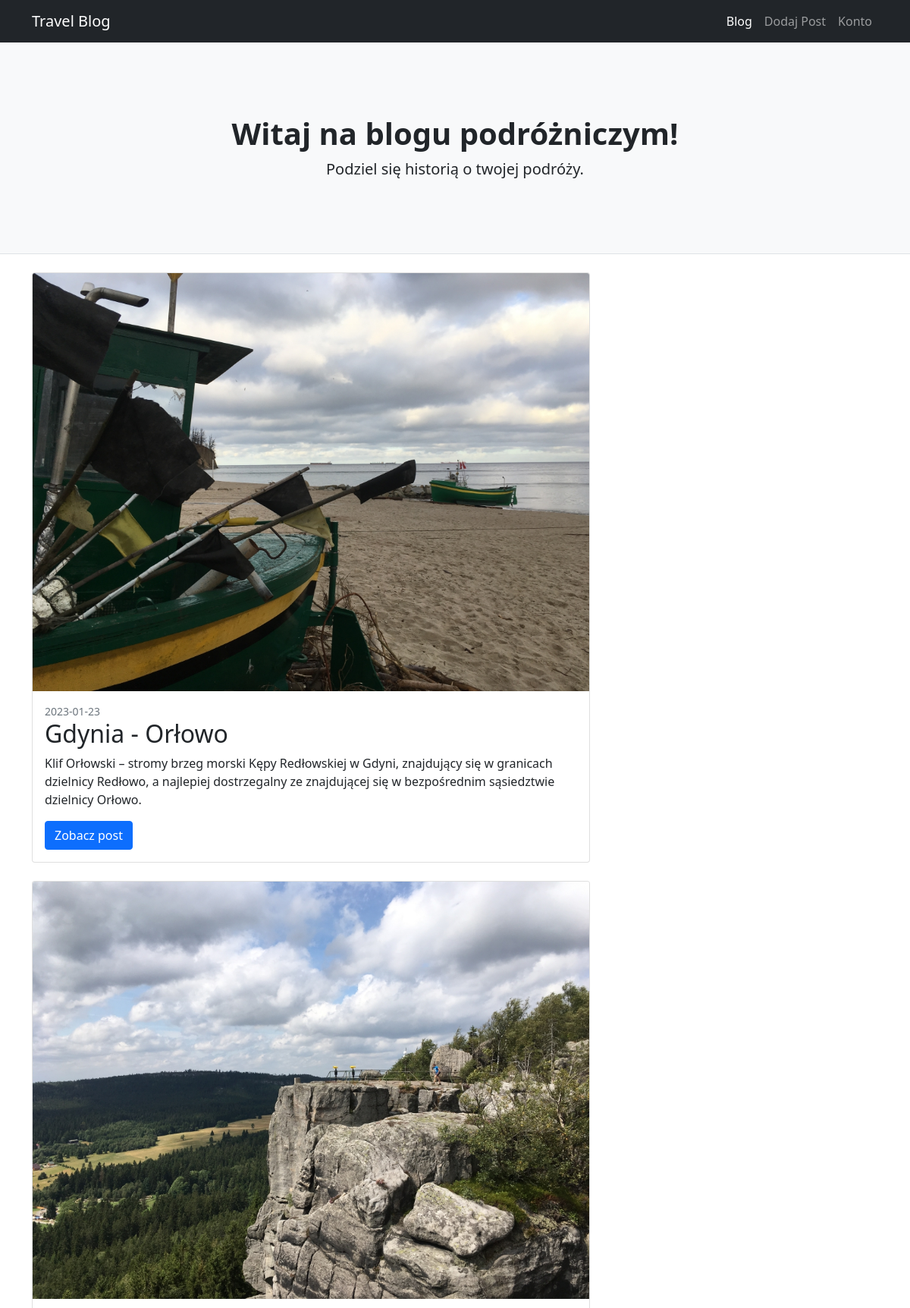
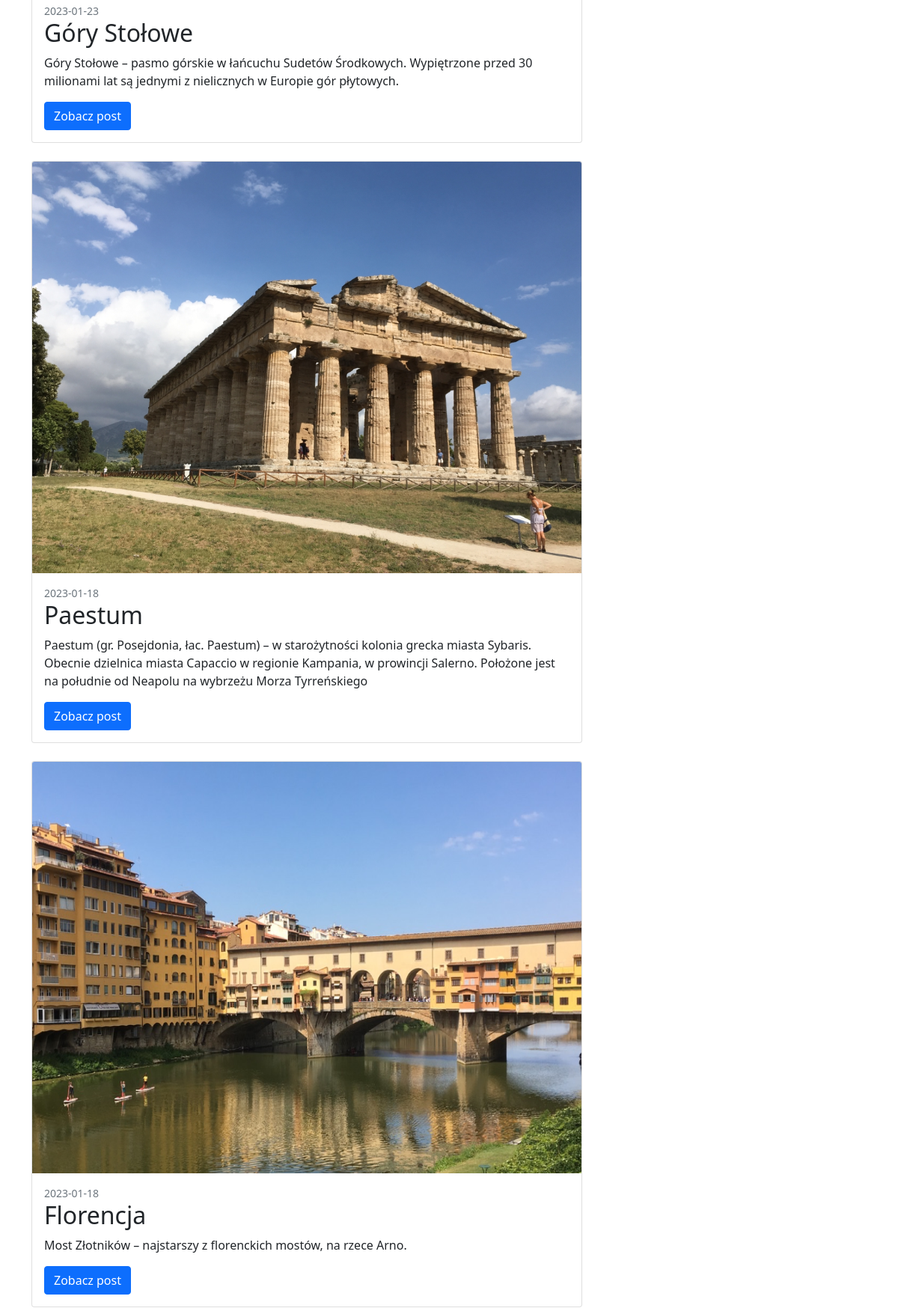
The app's page /travel-blog/blog.php (upper part) with its own data (2 pictures, top to bottom).
### tables this page shows
CREATE TABLE IF NOT EXISTS `posts` (
    `id` int(11) NOT NULL AUTO_INCREMENT,
    `title` varchar(50) NOT NULL,
    `userId` int(11) NOT NULL,
    `submissionDate` datetime NOT NULL,
    `description` varchar(250) NOT NULL,
    `content` varchar(1000) NOT NULL,
    `photoName` varchar(100) NOT NULL,
PRIMARY KEY (`id`)
);

### travel-blog/Controller/BlogController.php (called while the page is built)
<?php
class BlogController extends Controller {
    public function runView() {
        $db = new Baza("localhost", "root", "", "projekt");
        $this->model->loadPagesData($db);
        $count=$this->model->getPageCount();
        if ($page = filter_input(INPUT_GET, 'page', FILTER_SANITIZE_SPECIAL_CHARS)) {
            if (($page >= 1) && ($page <= $count)) {
                $this->model->setCurrentPage($page);
                $offset=($page-1)*5;
                $this->model->loadPostsData($db, $offset);
            } else {
                $this->model->setCurrentPage(1);
                $this->model->loadPostsData($db, 0);
            }
        } else {
            $this->model->setCurrentPage(1);
            $this->model->loadPostsData($db, 0);
        }
        $this->view->showView();
    }
}

### travel-blog/blog.php (called while the page is built, shortened)
<?php
    $model = new BlogModel();
    $view = new BlogView($model);
    $controller = new BlogController($model, $view);
    $controller->runView();

### travel-blog/Model/BlogModel.php (called while the page is built, shortened)
<?php
class BlogModel extends PageModel {
    protected $postData;
    public function getPostData() {
        return $this->postData;
    }
    function loadPostsData($db, $offset) {
        $sql = "SELECT * FROM `posts` ORDER BY submissionDate DESC LIMIT 5 OFFSET $offset;";
        $pola=["id","title","userId", "submissionDate", "description","photoName"];
        $this->postData=$db->selectData($sql, $pola);
    }
}

### travel-blog/Model/Baza.php (called while the page is built, shortened)
<?php
class Baza {
    private $mysqli;
    public function __construct($serwer, $user, $pass, $baza) {
        $this->mysqli = new mysqli($serwer, $user, $pass, $baza);
    }
    public function selectData($sql, $pola) {
        $data = [];
        $element = [];
        if ($result = $this->mysqli->query($sql)) {
            $ilepol = count($pola);
            while ($row = $result->fetch_object()) {
                for ($i = 0; $i < $ilepol; $i++) {
                    $p = $pola[$i];
                    if ($p == "dateOfBirth" || $p == "dateOfRegistration" ||
                        $p =="submissionDate") {
                        list($date, $time) = explode(" ", $row->$p);
                        $element[$p]=$date;
                    } else {
                        $element[$p]=$row->$p;
                    }
                }
                $data[] = $element;
            }
        }
        return $data;
    }
}

### travel-blog/View/BlogView.php (the view, shortened to what this page needs)
<?php
class BlogView extends MainView {
    public function showBlogHeader() {
        echo    '<header class="py-5 bg-light border-bottom mb-4">'.
                    '<div class="container">'.
                        '<div class="text-center my-5">'.
                            '<h1 class="fw-bolder">Witaj na blogu podróżniczym!</h1>'.
                            '<p class="lead mb-0">Podziel się historią o twojej podróży.</p>'.
                        '</div>'.
                    '</div>'.
                '</header>';
    }
    public function generatePost() {
        $postData=$this->model->getPostData();
        if (empty($postData)) {
            echo '<h2 class="text-center my-5">Brak postów</h2>';
        } else {
            foreach ($postData as $post) {
                echo    '<div class="card mb-4">'.
                            '<img class="card-img-top" src="./images/';
                            if (file_exists("./images/".$post['photoName'])) {
                                echo $post['photoName'].'" alt="'.$post['photoName'].'" /></a>';
                            } else {
                                echo 'placeholder.jpg" alt="placeholder.txt" />';
                            }
                echo        '<div class="card-body">'.
                                '<div class="small text-muted">';
                echo                $post['submissionDate'];
                echo            '</div>'.
                                '<h2 class="card-title">';
                echo                $post['title'];
                echo            '</h2>'.
                                '<p class="card-text">';
                echo                $post['description'];
                echo            '</p>'.
                                '<a class="btn btn-primary" href="blogDetail.php?post=';
                echo                $post['id'];
                echo            '">Zobacz post</a>'.
                            '</div>'.
                        '</div>';
            }
        }
    }
    public function showBlogView() {
        $this->showBlogHeader();
        echo    '<div class="container">'.
                    '<div class="row">'.
                        '<div class="col-lg-8">';
                            $this->generatePost();
        echo            '</div>'.
                        '<div class="col-lg-4">';
        echo            '</div>'.
                    '</div>'.
                '</div>';
    }
    public function showView() {
        $this->showHeader();
        $this->showNavBar();
        $this->showBlogView();
        $this->showFooter();
    }
}

### travel-blog/View/MainView.php (shortened to what this page needs)
<?php
class MainView {
    protected $model;
    public function __construct($model) {
        $this->model=$model;
    }
    public function showHeader() {
        echo '<html lang="pl">'.
                '<head>'.
                    '<meta charset="utf-8" />'.
                    '<meta name="viewport" content="width=device-width, initial-scale=1, shrink-to-fit=no" />'.
                    '<title>';
        echo        '</title>'.
                '<link rel="icon" type="image/x-icon" href="Assets/favicon.ico" />'.
                '<link href="css/styles.css" rel="stylesheet" />'.
                '<script src="Scripts/scripts.js"></script>'.
            '</head>'.
            '<body class="d-flex flex-column min-vh-100">';
    }
    public function showNavBar() {
        echo    '<nav class="navbar navbar-expand-lg navbar-dark bg-dark">'.
                '<div class="container">'.
                    '<a class="navbar-brand" href="blog.php">Travel Blog</a>'.
                    '<button class="navbar-toggler" type="button" data-bs-toggle="collapse" data-bs-target="#navbarSupportedContent" aria-controls="navbarSupportedContent" aria-expanded="false" aria-label="Toggle navigation"><span class="navbar-toggler-icon"></span></button>'.
                    '<div class="collapse navbar-collapse" id="navbarSupportedContent">'.
                        '<ul class="navbar-nav ms-auto mb-2 mb-lg-0">';
                                switch ($this->model->getNavName()) {
                                    case "Blog":
                                        $output=
                                            '<li class="nav-item"><a class="nav-link active" aria-current="page" href="blog.php">Blog</a></li>'.
                                            '<li class="nav-item"><a class="nav-link" href="dodajPost.php">Dodaj Post</a></li>'.
                                            '<li class="nav-item"><a class="nav-link" href="konto.php">Konto</a></li>';
                                        break;
                                }
                                echo $output;
        echo            '</ul>'.
                    '</div>'.
                '</div>'.
            '</nav>';
    }
    public function showFooter() {
        echo            '<footer class="py-5 mt-auto bg-dark">'.
                            '<div class="container"><p class="m-0 text-center text-white">Copyright &copy; Bartosz Rola 2023</p></div>'.
                        '</footer>'.
                    '<script src="https://cdn.jsdelivr.net/npm/bootstrap@5.1.3/dist/js/bootstrap.bundle.min.js"></script>'.
                '</body>'.
            '</html>';
    }
}

### records on screen
posts: photoName (picture), submissionDate "2023-01-23", title "Gdynia - Orłowo", description "Klif Orłowski – stromy brzeg morski Kępy Redłowskiej w Gdyni, znajdujący się w granicach dzielnicy Redłowo, a najlepiej dostrzegalny ze znajdującej się w bezpośrednim sąsiedztwie dzielnicy Orłowo."
posts: photoName (picture), submissionDate "2023-01-23", title "Góry Stołowe", description "Góry Stołowe – pasmo górskie w łańcuchu Sudetów Środkowych. Wypiętrzone przed 30 milionami lat są jednymi z nielicznych w Europie gór płytowych."
posts: photoName (picture), submissionDate "2023-01-18", title "Paestum", description "Paestum (gr. Posejdonia, łac. Paestum) – w starożytności kolonia grecka miasta Sybaris. Obecnie dzielnica miasta Capaccio w regionie Kampania, w prowincji Salerno. Położone jest na południe od Neapolu na wybrzeżu Morza Tyrreńskiego"
posts: photoName (picture), submissionDate "2023-01-18", title "Florencja", description "Most Złotników – najstarszy z florenckich mostów, na rzece Arno."
